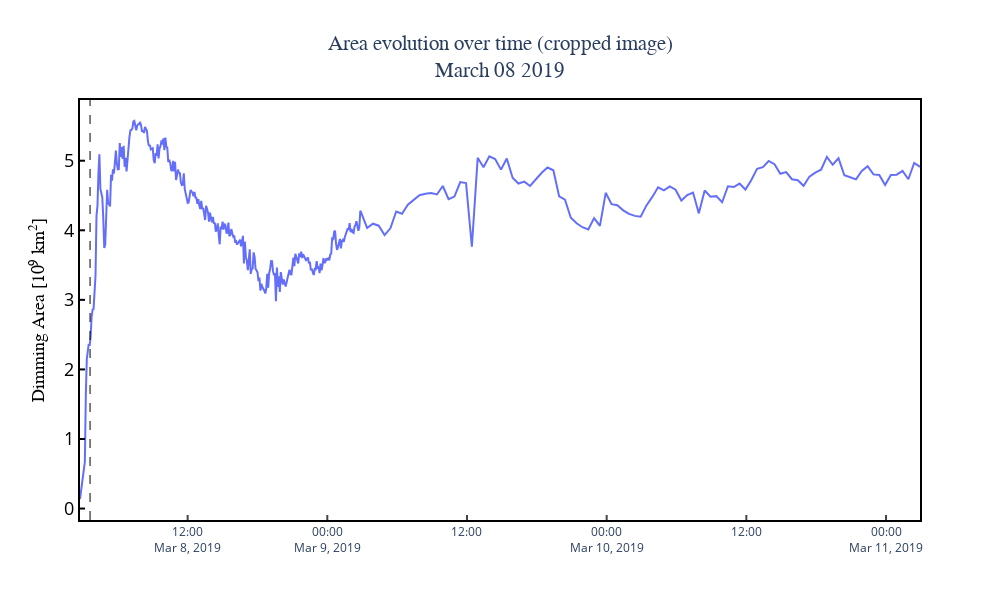

Notebook source saved alongside this figure:
### Code cell
# df= pd.read_csv('D:/POLIMI/THESIS/.fits_files/2011_09_06-211A-dimming_validation/area_map_data.csv', index_col=0, parse_dates=True)
df= pd.read_csv(event+'/dimming_data_a+b.csv', index_col=0, parse_dates=True)
df["Time"] = pd.to_datetime(df["Time"] )
# print(df)

df_plot=df.copy()
df_plot['Area'] = df_plot['Area']/10e9

fig = go.Figure(layout=go.Layout(height=500, width=1000))

# Plot Area evolution
fig.add_trace(go.Scatter(x=df_plot['Time'], y=df_plot['Area'], 
                         mode='lines', line = dict(color='#636EFA'),legendgroup="off-limb",name='Off-limb'))

fig.update_layout(title='Area evolution over time (cropped image)<br>'+event_time,title_x=0.5, title_font=dict(size=21, family='Arial'),
                  width=1000, height=600,template="plotly_white")

fig.update_yaxes(title_text='Dimming Area [10<sup>9</sup> km<sup>2</sup>]', mirror=True, ticks='inside',
                 zeroline=False,showline=True,linewidth=2,title_font=dict(size=18, family='Arial'),color='black',
                 tickwidth=2,tickfont=dict(size=18),linecolor='black',showgrid=False )

fig.update_xaxes(showgrid=False, showline=True, mirror=True, linecolor='black',tickwidth=2,
                 linewidth=2,nticks=8, ticks='inside')
#                  ,title_text="Date time (UT)",   , tickformat="%H:%M",title_font=dict(size=16, family='Arial'),tickfont=dict(size=1))

# fig.add_vline(x= df_plot['Time'][df_plot['Area'].idxmax()], line_dash="dash", line_width=1, line_color="black")
fig.add_vline(x=flare_time, line_dash="dash", line_width=1, line_color="black")
if flare_time=='2011-09-06 22:22:00.630':
    fig.add_vline(x='2011-09-07 22:38:00.630', line_dash="dash", line_width=1, line_color="black")
    fig.add_vline(x='2011-09-08 15:36:00.630', line_dash="dash", line_width=1, line_color="black")

fig.show()
fig.write_image(event+'/images/Area_evolution.png')

### Figure 1 — Plotly figure (JSON) as saved in the notebook; plotly's stock layout.template omitted (floating-point values rounded to 4 significant figures; data arrays with more than 128 entries replaced by an {"elided": "..."} marker saying what was removed)
{"data": [{"legendgroup": "off-limb", "line": {"color": "#636EFA"}, "mode": "lines", "name": "Off-limb", "type": "scatter", "x": {"elided": "386 str values"}, "y": {"elided": "386 float values"}}], "layout": {"height": 600, "shapes": [{"line": {"color": "black", "dash": "dash", "width": 1}, "type": "line", "x0": "2019-03-08 03:37:00.630", "x1": "2019-03-08 03:37:00.630", "xref": "x", "y0": 0, "y1": 1, "yref": "y domain"}], "title": {"font": {"family": "Arial", "size": 21}, "text": "Area evolution over time (cropped image)<br>March 08 2019", "x": 0.5}, "width": 1000, "xaxis": {"linecolor": "black", "linewidth": 2, "mirror": true, "nticks": 8, "showgrid": false, "showline": true, "ticks": "inside", "tickwidth": 2}, "yaxis": {"color": "black", "linecolor": "black", "linewidth": 2, "mirror": true, "showgrid": false, "showline": true, "tickfont": {"size": 18}, "ticks": "inside", "tickwidth": 2, "title": {"font": {"family": "Arial", "size": 18}, "text": "Dimming Area [10<sup>9</sup> km<sup>2</sup>]"}, "zeroline": false}}}
